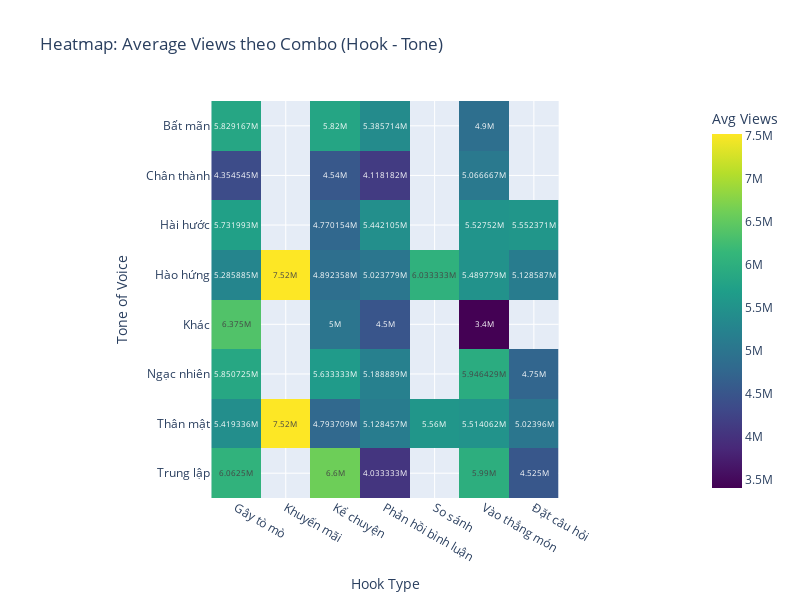

The cell this chart's notebook holds for it:
### Code cell
import pandas as pd
import plotly.express as px

# Chuyển combo_avg (index là tuple) thành DataFrame
combo_df = combo_avg.reset_index()
combo_df[['hook', 'tone']] = pd.DataFrame(
    combo_df['hook_tone_combos'].tolist(), index=combo_df.index)
combo_df = combo_df.rename(columns={'views': 'avg_views'})

# Pivot thành dạng ma trận cho heatmap
heatmap_data = combo_df.pivot(index='tone', columns='hook', values='avg_views')

# Vẽ heatmap
fig = px.imshow(
    heatmap_data,
    text_auto=True,
    color_continuous_scale='Viridis',
    labels=dict(x="Hook Type", y="Tone of Voice", color="Avg Views"),
    title="Heatmap: Average Views theo Combo (Hook - Tone)"
)

fig.update_layout(
    xaxis_title="Hook Type",
    yaxis_title="Tone of Voice",
    autosize=False,
    width=800,
    height=600
)

fig.show()

### Figure 1 — Plotly figure (JSON) as saved in the notebook; plotly's stock layout.template omitted (floating-point values rounded to 4 significant figures)
{"data": [{"coloraxis": "coloraxis", "hovertemplate": "Hook Type: %{x}<br>Tone of Voice: %{y}<br>Avg Views: %{z}<extra></extra>", "name": "0", "texttemplate": "%{z}", "type": "heatmap", "x": ["Gây tò mò", "Khuyến mãi", "Kể chuyện", "Phản hồi bình luận", "So sánh", "Vào thẳng món", "Đặt câu hỏi"], "xaxis": "x", "y": ["Bất mãn", "Chân thành", "Hài hước", "Hào hứng", "Khác", "Ngạc nhiên", "Thân mật", "Trung lập"], "yaxis": "y", "z": [[5829000.0, NaN, 5820000.0, 5386000.0, NaN, 4900000.0, NaN], [4355000.0, NaN, 4540000.0, 4118000.0, NaN, 5067000.0, NaN], [5732000.0, NaN, 4770000.0, 5442000.0, NaN, 5528000.0, 5552000.0], [5286000.0, 7520000.0, 4892000.0, 5024000.0, 6033000.0, 5490000.0, 5129000.0], [6375000.0, NaN, 5000000.0, 4500000.0, NaN, 3400000.0, NaN], [5851000.0, NaN, 5633000.0, 5189000.0, NaN, 5946000.0, 4750000.0], [5419000.0, 7520000.0, 4794000.0, 5128000.0, 5560000.0, 5514000.0, 5024000.0], [6062000.0, NaN, 6600000.0, 4033000.0, NaN, 5990000.0, 4525000.0]]}], "layout": {"autosize": false, "coloraxis": {"colorbar": {"title": {"text": "Avg Views"}}, "colorscale": [[0, "#440154"], [0.1111, "#482878"], [0.2222, "#3e4989"], [0.3333, "#31688e"], [0.4444, "#26828e"], [0.5556, "#1f9e89"], [0.6667, "#35b779"], [0.7778, "#6ece58"], [0.8889, "#b5de2b"], [1, "#fde725"]]}, "height": 600, "title": {"text": "Heatmap: Average Views theo Combo (Hook - Tone)"}, "width": 800, "xaxis": {"anchor": "y", "constrain": "domain", "domain": [0, 1], "scaleanchor": "y", "title": {"text": "Hook Type"}}, "yaxis": {"anchor": "x", "autorange": "reversed", "constrain": "domain", "domain": [0, 1], "title": {"text": "Tone of Voice"}}}}
